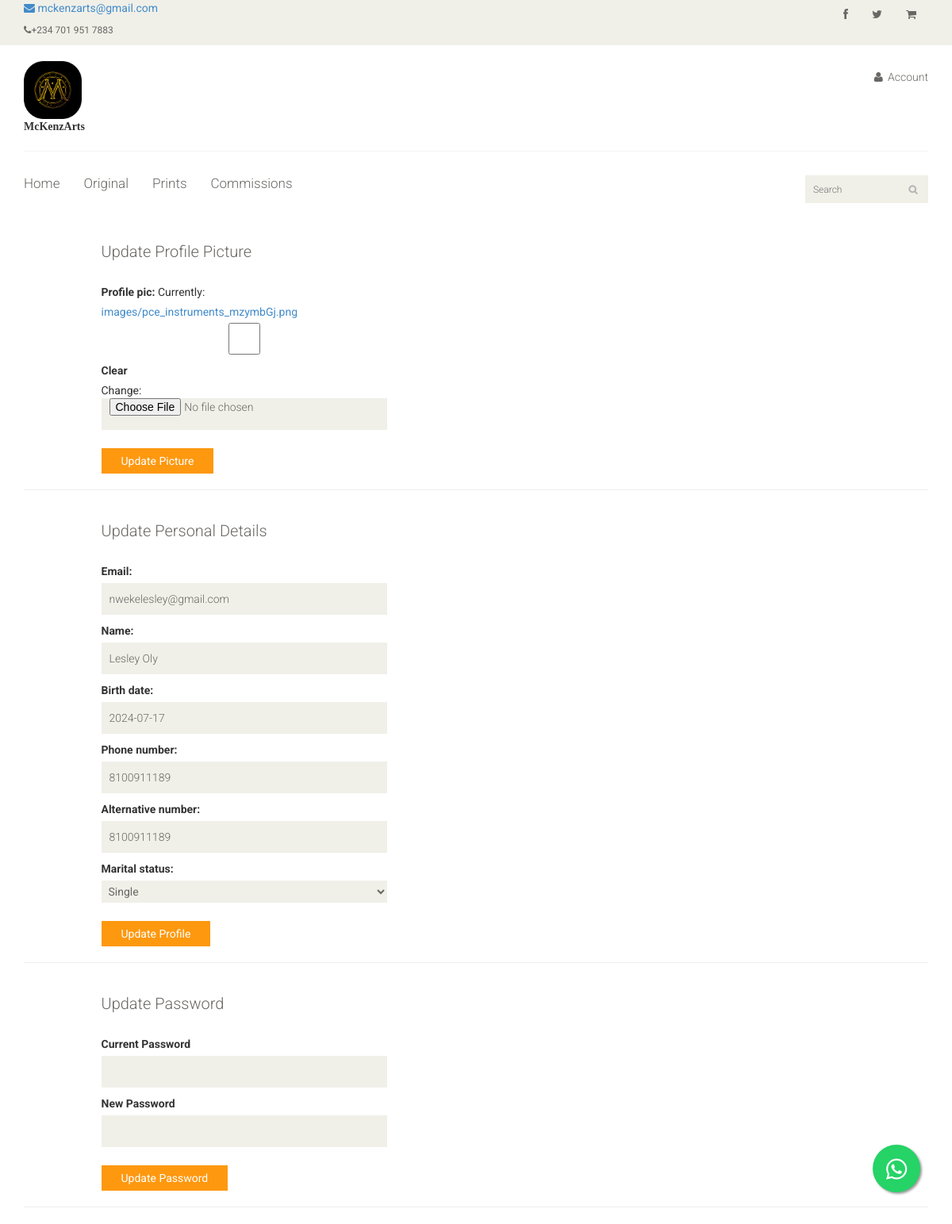
/profile/ (signed in), run on an earlier commit of the app's database.
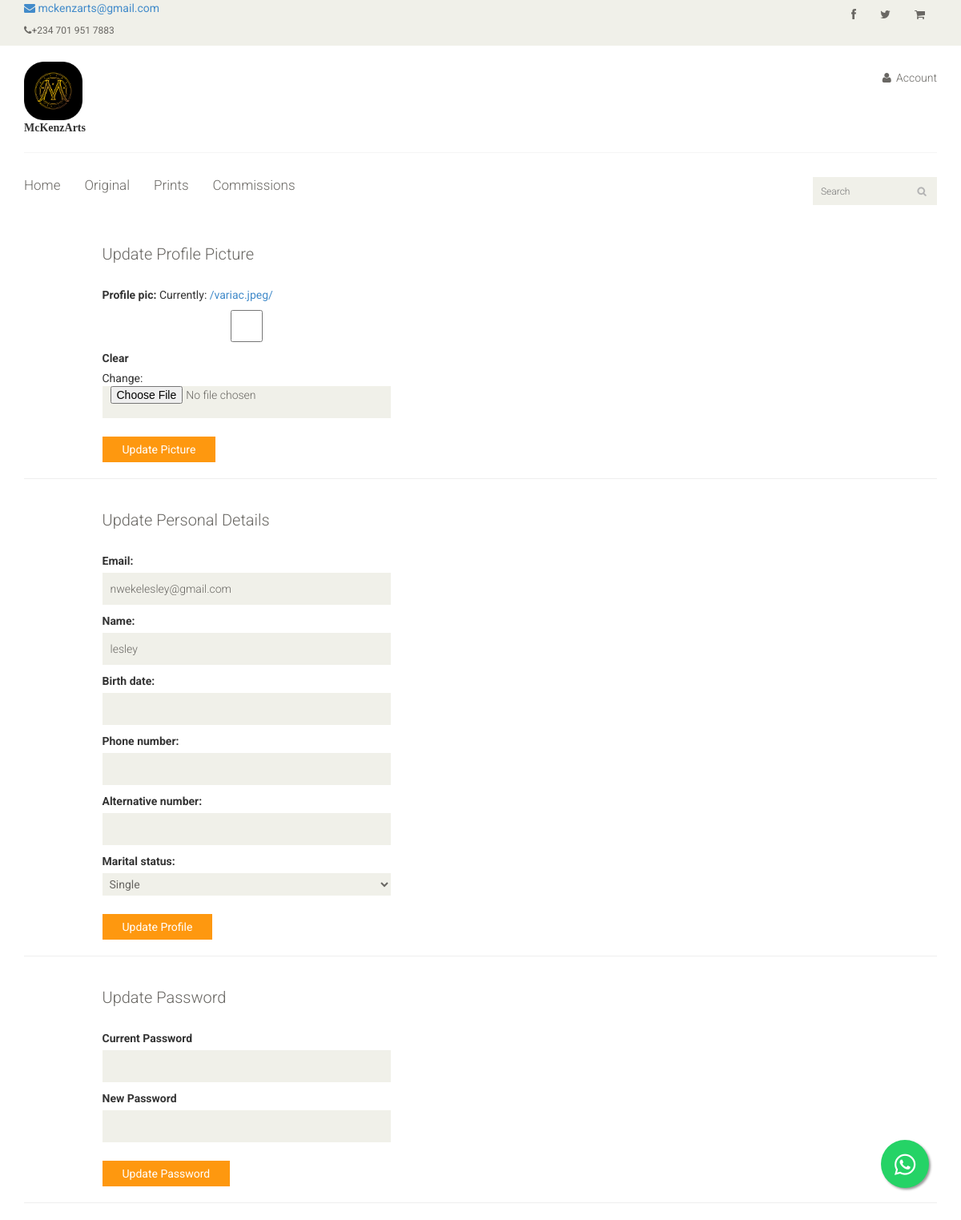
And on a later commit of the database.
### userapp/models.py (models this page shows, shortened)
class Custombaseuser(AbstractBaseUser, PermissionsMixin):
    STATUS = (('Single', 'Single'), ('Married',
              'Married'), ('Widowed', 'Widowed'))
    email = models.EmailField(_('email address'), unique=True)
    name = models.CharField(max_length=150, blank=False)
    products = models.CharField(max_length=150, blank=False, null=True)
    birth_date = models.DateField(blank=False, null=True)
    joined_date = models.DateTimeField(auto_now_add=True, null=True)
    phone_number = models.PositiveIntegerField(blank=False, null=True)
    alternative_number = models.PositiveIntegerField(blank=True, null=True)
    marital_status = models.CharField(
        max_length=200, choices=STATUS, default='STATUS[0]', blank=False, null=True)
    next_of_kin = models.CharField(
        max_length=150, blank=False, default="Nulll")
    next_of_kin_number = models.PositiveIntegerField(blank=False, null=True)
    profile_pic = models.ImageField(
        upload_to='images', default="/variac.jpeg/", blank=True, null=True)
    about_user = models.TextField(blank=True)
    email_verified = models.BooleanField(default=False)
    is_staff = models.BooleanField(default=False)
    is_superuser = models.BooleanField(default=False)
    objects = ART_user_Manager()
    USERNAME_FIELD = 'email'
    REQUIRED_FIELDS = ['name']

### userapp/views.py (the view, shortened to what this page needs)
# urls.py: path('profile/', profile_view, name='profile_view'),
@login_required(login_url='login')
def profile_view(request):
    userr = Custombaseuser.objects.get(email=request.user.email)
    update_customer_form = update_customer(instance=userr)
    update_picture_form = update_picture(
        request.POST, request.FILES, instance=userr)
    if request.method == "POST" and request.POST.get('type') == 'update_picture':
        print(update_picture_form.data)
        update_picture_form = update_picture(
            request.POST, request.FILES, instance=userr)
        if update_picture_form.is_valid():
            update_picture_form.save(commit=True)
    if request.method == "POST" and request.POST.get('type') == 'update_user_info':
        update_customer_form = update_customer(
            data=request.POST, instance=userr)
        if update_customer_form.is_valid():
            update_customer_form.save(commit=True)
    if request.method == "POST" and request.POST.get('type') == 'delete':
        print('in')
        userr = Custombaseuser.objects.get(email=request.user.email)
        userr.delete()
        request.user.delete()
    context = {'details': userr,
               'update_picture_form': update_picture_form,
               'update_customer_form': update_customer_form, }
    return render(request, 'profile_update.html', context)

### userapp/form.py
class update_picture(forms.ModelForm):
    class Meta:
        model = Custombaseuser
        fields = ['profile_pic']

class update_customer(forms.ModelForm):
    email = forms.EmailField(widget=forms.EmailInput(attrs={
                             'class': 'border-gray-300 dark:border-gray-700 dark:bg-gray-900 dark:text-gray-300 focus:border-indigo-500 dark:focus:border-indigo-600 focus:ring-indigo-500 dark:focus:ring-indigo-600 rounded-md shadow-sm mt-1 block w-full'}))
    class Meta:
        model = Custombaseuser
        fields = ['email', 'name', 'birth_date',
                  'phone_number', 'alternative_number',
                  'marital_status']

### templates/profile_update.html (shortened to what this page needs)
{% extends "index.html" %}
{% load static %}
{% block content %}
<div class="container">
    <div class="row">
        <div class="col-sm-4 col-sm-offset-1">
            <div class="login-form">
                <h2>Update Profile Picture</h2>
                <form method="POST" action="{% url 'profile_view' %}" enctype="multipart/form-data">
                    {{update_picture_form.as_p}}
                    <button type="submit" class="btn btn-default">Update Picture</button>
                </form>
            </div>
        </div>
    </div>
    <hr />
    <div class="row">
        <div class="col-sm-4 col-sm-offset-1">
            <div class="login-form">
                <h2>Update Personal Details </h2>
                <form method="POST" action="{% url 'profile_view' %}" enctype="multipart/form-data">
                    {{update_customer_form.as_p}}
                    <button type="submit" class="btn btn-default">Update Profile</button>
                </form>
            </div>
        </div>
    </div>
    <hr />
    <div class="row">
        <div class="col-sm-4 col-sm-offset-1">
            <div class="login-form">
                <h2>Update Password</h2>
                <form method="POST" action="{% url 'profile_view' %}">
                    <div>
                        <label for="password">
                            Current Password
                        </label>
                        <input id="password" name="password" type="password">
                    </div>
                    <div>
                        <label for="new_password">
                            New Password
                        </label>
                        <input id="new_password" name="new_password" type="password">
                    </div>
                    <button type="submit" class="btn btn-default">Update Password</button>
                </form>
            </div>
        </div>
    </div>
    <hr />
</div>
{% endblock content %}

### templates/index.html (shortened to what this page needs)
{% load static %}
{% load artproductserializer %}
<!DOCTYPE html>
<html lang="en">
<head>
	<link rel="stylesheet" href="https://cdnjs.cloudflare.com/ajax/libs/font-awesome/5.15.2/css/all.min.css" />
	<link rel="stylesheet" href="https://maxcdn.bootstrapcdn.com/font-awesome/4.5.0/css/font-awesome.min.css">
	<link href="{% static 'css/bootstrap.min.css' %}" rel="stylesheet">
	<link href="{% static 'css/font-awesome.min.css' %}" rel="stylesheet">
	<link href="{% static 'css/prettyPhoto.css' %}" rel="stylesheet">
	<link href="{% static 'css/price-range.css' %}" rel="stylesheet">
	<link href="{% static 'css/animate.css' %}" rel="stylesheet">
	<link href="{% static 'css/main.css' %}" rel="stylesheet">
	<link href="{% static 'css/responsive.css' %}" rel="stylesheet">
</head>
<body>
	<header id="header">
		{% block header_top %}
		<div class="header_top">
			<div class="container">
				<div class="row">
					<div class="col-sm-6">
						<a href="mailto:mckenzarts@gmail.com"><i class="fa fa-envelope"></i>
							mckenzarts@gmail.com</a>
						<div class="contactinfo">
							<ul class="nav nav-pills">
								<li><a href="#"><i class="fa fa-phone"></i>+234 701 951 7883</a></li>
							</ul>
						</div>
					</div>
					<div class="col-sm-6">
						<div class="social-icons pull-right">
							<ul class="nav navbar-nav">
								<li><a href="#"><i class="fa fa-facebook"></i></a></li>
								<li><a href="#"><i class="fa fa-twitter"></i></a></li>
								<li><a href="{% url 'shoppingcart' %}"><i class="fa fa-shopping-cart"></i></a></li>
							</ul>
						</div>
					</div>
				</div>
			</div>
		</div>
		{% endblock header_top %}
		{% block header_middle %}
		<div class="header-middle">
			<div class="container">
				<div class="row">
					<div class="col-sm-4">
						<div class="logo pull-left">
							<a href="{%url 'home'%}"><img style="height: 15%;
																	width: 20%;" src="{% static 'images/home/semi_circle_icon_black_and_gold.png' %}" alt="LOGO" /></a>
							<div style="font-family: Garamond, serif;"><b>
									McKenzArts
								</b></div>
						</div>
					</div>
					<div class="col-sm-8">
						<div class="shop-menu pull-right">
							<ul class="nav navbar-nav">
								{% if request.user.is_authenticated %}
								<li><a href="{%url 'profile_view' %}"><i class="fa fa-user"></i> Account</a></li>
								{%endif%}
							</ul>
						</div>
					</div>
				</div>
			</div>
		</div>
		{% endblock header_middle %}
		{% block header_bottom %}
		<div class="header-bottom">
			<div class="container">
				<div class="row">
					<div class="col-sm-9">
						<div class="mainmenu pull-left">
							<ul class="nav navbar-nav collapse navbar-collapse">
								<li><a href="{% url 'home' %}">Home</a></li>
								<li><a href="{% url 'home' %}">Original</a></li>
								<li><a href="{% url 'home' %}">Prints</a></li>
								<li><a href="{% url 'home' %}">Commissions</a></li>
							</ul>
						</div>
					</div>
					<div class="col-sm-3">
						<div class="search_box pull-right">
							<input type="text" placeholder="Search" />
						</div>
					</div>
				</div>
			</div>
		</div>
		{% endblock header_bottom %}
	</header>
	<section>
		{% block content %}
		{% endblock content %}
		<a href="https://wa.me/+2347019517883?text=Hi%20Mckenz" class="floating" target="_blank">
			<i class="fab fa-whatsapp fab-icon"></i>
		</a>
	</section>
</body>
</html>

### templates/partials/messagepop.html (shortened to what this page needs)
{% load static %}

### static/css/main.css (style rules this page uses)
body { font-family: 'Roboto', sans-serif; background:; position: relative; font-weight:400px; }
ul li { list-style: none; }
a { -webkit-transition: 300ms; -moz-transition: 300ms; -o-transition: 300ms; transition: 300ms; }
h1, h2, h3, h4, h5, h6 { font-family: 'Roboto', sans-serif; }
.header_top { background: none repeat scroll 0 0 #F0F0E9; }
.contactinfo ul li:first-child { margin-left: -15px; }
.contactinfo ul li a { font-size: 12px; color: #696763; font-family: 'Roboto', sans-serif; }
.social-icons ul li a { border: 0 none; border-radius: 0; color: #696763; padding:0px; }
.social-icons ul li { display:inline-block; }
.social-icons ul li a i { padding: 11px 15px; transition: all 0.9s ease 0s; -moz-transition: all 0.9s ease 0s; -webkit-transition: all 0.9s ease 0s; -o-transition: all 0.9s ease 0s; }
.header-middle .container .row { border-bottom: 1px solid #f5f5f5; margin-left: 0; margin-right: 0; padding-bottom: 20px; padding-top: 20px; }
.header-middle .container .row .col-sm-4 { padding-left: 0; }
.header-middle .container .row .col-sm-8 { padding-right:0; }
.shop-menu ul li { display:inline-block; padding-left: 15px; padding-right: 15px; }
.shop-menu ul li:last-child { padding-right: 0; }
.shop-menu ul li a { background: #FFFFFF; color: #696763; font-family: 'Roboto', sans-serif; font-size: 14px; font-weight: 300; padding:0; padding-right: 0; margin-top: 10px; }
.shop-menu ul li a i { margin-right:3px; }
.header-bottom { padding-bottom: 30px; padding-top: 30px; }
.navbar-collapse.collapse { padding-left: 0; }
.mainmenu ul li { padding-right: 15px; padding-left: 15px; }
.mainmenu ul li:first-child { padding-left: 0px; }
.mainmenu ul li a { color: #696763; font-family: 'Roboto', sans-serif; font-size: 17px; font-weight: 300; padding: 0; padding-bottom: 10px; }
.search_box input { background: #F0F0E9; border: medium none; color: #B2B2B2; font-family: 'roboto'; font-size: 12px; font-weight: 300; height: 35px; outline: medium none; padding-left: 10px; width: 155px; background-image: url(../images/home/searchicon.png); background-repeat: no-repeat; background-position: 130px; }
.login-form h2, .signup-form h2 { color: #696763; font-family: 'Roboto', sans-serif; font-size: 20px; font-weight: 300; margin-bottom: 30px; }
.login-form form input, .signup-form form input { background: #F0F0E9; border: medium none; color: #696763; display: block; font-family: 'Roboto', sans-serif; font-size: 14px; font-weight: 300; height: 40px; margin-bottom: 10px; outline: medium none; padding-left: 10px; width: 100%; }
.login-form form button { margin-top: 23px; }
.login-form form button, .signup-form form button { background: #FE980F; border: medium none; border-radius: 0; color: #FFFFFF; display: block; font-family: 'Roboto', sans-serif; padding: 6px 25px; }
.user_info input, select, textarea { background: #F0F0E9; border:0; color: #696763; padding: 5px; width: 100%; border-radius: 0; resize: none }

### templates/index.html (style rules this page uses)
.floating { position: fixed; width: 60px; height: 60px; bottom: 40px; right: 40px; background-color: #25d366; color: #fff; border-radius: 50px; text-align: center; font-size: 30px; box-shadow: 2px 2px 3px #999; z-index: 100; }
.fab-icon { margin-top: 16px; }

What changed in the data, as far as the page shows it:
changed Custombaseuser "nwekelesley@gmail.com": name "Lesley Oly" → "lesley"; birth_date "2024-07-17" → (not shown); phone_number "8100911189" → (not shown); alternative_number "8100911189" → (not shown)
Also different on the page:
text no longer shown: "Profile pic: Currently: images/pce_instruments_mzymbGj.png Clear Change:"
text now shown: "Profile pic: Currently: /variac.jpeg/ Clear Change:"
